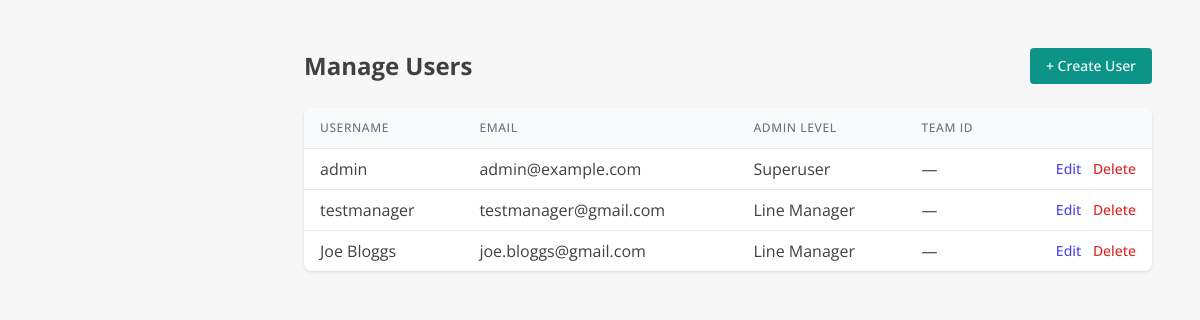
Before: /admin/users (signed in) with the older database file.
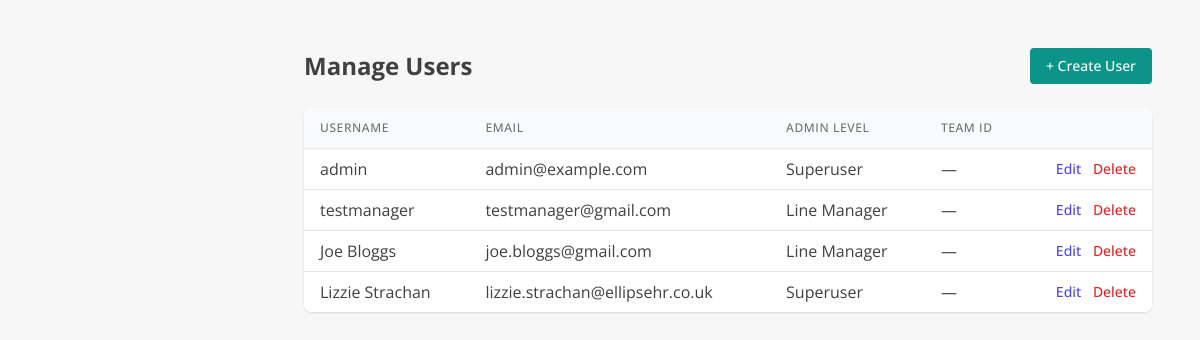
After: the same page with the newer database file.
### models.py (models this page shows, shortened)
class User(db.Model, UserMixin):
    id = db.Column(db.Integer, primary_key=True)
    username = db.Column(db.String(80), unique=True, nullable=False)
    email = db.Column(db.String(120), unique=True, nullable=False)
    password_hash = db.Column(db.String(200), nullable=False)
    admin_level = db.Column(db.Integer, default=0)  # 0 = line mgr, 1 = admin, 2 = superuser
    team_id = db.Column(db.Integer, nullable=True)
    def is_superuser(self):
        return self.admin_level == 2

### app.py (the view)
@app.route('/admin/users')
@login_required
def manage_users():
    if not current_user.is_superuser():
        flash('Access denied.', 'danger')
        return redirect(url_for('dashboard'))
    users = User.query.all()
    return render_template('admin_users.html', users=users)

### app.py (called while the page is built)
@app.context_processor
def inject_module():
    return dict(active_module=session.get('active_module'))

@app.context_processor
def inject_csrf_token():
    return dict(csrf_token=generate_csrf)

@login_manager.user_loader
def load_user(user_id):
    return db.session.get(User, int(user_id))

@app.before_request
def set_active_module():
    path = request.path.lower()
    if path.startswith('/pip/') or \
       path.startswith('/employee/') or \
       path in ['/dashboard', '/pip_list', '/employee/list', '/employee/add', '/pip/select-employee']:
        session['active_module'] = 'PIP'
    elif path.startswith('/probation/'):
        session['active_module'] = 'Probation'
    elif path == '/':
        session.pop('active_module', None)

@app.context_processor
def inject_csrf_token():
    return dict(csrf_token=generate_csrf)

### templates/admin_users.html
{% extends "base.html" %}
{% block content %}
<div class="p-6">
  <div class="flex items-center justify-between mb-6">
    <h1 class="text-2xl font-bold">Manage Users</h1>
    <a href="{{ url_for('create_user') }}" class="inline-flex items-center px-4 py-2 bg-teal-600 text-white text-sm font-medium rounded hover:bg-teal-700">
      + Create User
    </a>
  </div>
  <div class="overflow-x-auto bg-white shadow rounded-lg">
    <table class="min-w-full divide-y divide-gray-200">
      <thead class="bg-gray-50">
        <tr>
          <th class="px-4 py-3 text-left text-xs font-medium text-gray-500 uppercase tracking-wider">Username</th>
          <th class="px-4 py-3 text-left text-xs font-medium text-gray-500 uppercase tracking-wider">Email</th>
          <th class="px-4 py-3 text-left text-xs font-medium text-gray-500 uppercase tracking-wider">Admin Level</th>
          <th class="px-4 py-3 text-left text-xs font-medium text-gray-500 uppercase tracking-wider">Team ID</th>
          <th class="px-4 py-3"></th>
        </tr>
      </thead>
      <tbody class="bg-white divide-y divide-gray-200">
        {% for user in users %}
        <tr>
          <td class="px-4 py-2 whitespace-nowrap">{{ user.username }}</td>
          <td class="px-4 py-2 whitespace-nowrap">{{ user.email }}</td>
          <td class="px-4 py-2 whitespace-nowrap">
            {% if user.admin_level == 2 %}
              Superuser
            {% elif user.admin_level == 1 %}
              Admin
            {% else %}
              Line Manager
            {% endif %}
          </td>
          <td class="px-4 py-2 whitespace-nowrap">{{ user.team_id or '—' }}</td>
          <td class="px-4 py-2 whitespace-nowrap text-right text-sm font-medium">
            <a href="{{ url_for('edit_user', user_id=user.id) }}" class="text-indigo-600 hover:text-indigo-900 mr-2">Edit</a>
            <form method="POST" action="{{ url_for('delete_user', user_id=user.id) }}" class="inline" onsubmit="return confirm('Are you sure you want to delete this user?');">
              <button type="submit" class="text-red-600 hover:text-red-800">Delete</button>
            </form>
          </td>
        </tr>
        {% endfor %}
      </tbody>
    </table>
  </div>
</div>
{% endblock %}

### templates/base.html (shortened to what this page needs)
<!DOCTYPE html>
<html lang="en">
<head>
  <link rel="stylesheet" href="{{ url_for('static', filename='css/tokens.css') }}">
  <link rel="stylesheet" href="{{ url_for('static', filename='css/ui.css') }}">
  <script src="https://cdn.tailwindcss.com"></script>
</head>
<body class="text-ellipse-gray font-sans overflow-x-hidden {% if layout != 'fullscreen' %}bg-ellipse-light min-h-screen{% endif %}">
{% if layout != 'fullscreen' and not hide_sidebar %}
<div class="flex flex-col md:flex-row min-h-screen">
{% endif %}
<main id="main" class="flex-1 {% if not hide_sidebar %}md:ml-64{% endif %}">
  <div class="{% if layout != 'fullscreen' %}p-4 sm:p-6 max-w-7xl mx-auto{% endif %}">
    {% block content %}{% endblock %}
  </div>
</main>
{% if layout != 'fullscreen' and not hide_sidebar %}
</div>
{% endif %}
</body>
</html>

### static/css/tokens.css (style rules this page uses)
:root { --color-brand-50: #e8f3f2; --color-brand-100: #cfe7e6; --color-brand-200: #a4d1cf; --color-brand-300: #75bbb7; --color-brand-400: #2e9e99; --color-brand-500: #008a86; --color-brand-600: #005b5a; --color-brand-700: #004746; --color-brand-800: #003635; --color-brand-900: #012929; --color-bg: #ffffff; --color-surface: #ffffff; --color-text: #111827; --color-subtle: #6b7280; --color-border: #e5e7eb; --color-success: #10b981; --color-warning: #f59e0b; --color-danger: #ef4444; --color-info: #3b82f6; --color-focus: rgba(0, 91, 90, 0.25); --space-0: 0; --space-1: 0.25rem; --space-2: 0.5rem; --space-3: 0.75rem; --space-4: 1rem; --space-5: 1.25rem; --space-6: 1.5rem; --radius-sm: 0.375rem; --radius-md: 0.5rem; --radius-lg: 0.75rem; --radius-xl: 1rem; --shadow-sm: 0 1px 2px rgba(0,0,0,0.06); --shadow-md: 0 4px 10px rgba(0,0,0,0.08); --font-sans: ui-sans-serif, system-ui, -apple-system, Segoe UI, Roboto, Inter, "Helvetica Neue", Arial, "Noto Sans", "Apple Color Emoji", "Segoe UI Emoji"; --fs-xs: 0.75rem; --fs-sm: 0.875rem; --fs-base: 1rem; --fs-lg: 1.125rem; --fs-xl: 1.25rem; }
:where(button, [type="button"], [type="submit"], a, input, select, textarea):focus { outline: 2px solid transparent; box-shadow: 0 0 0 3px var(--color-focus); border-radius: inherit; }

### static/css/ui.css (style rules this page uses)
html, body { color: var(--color-text); background: var(--color-bg); font-family: var(--font-sans); font-size: var(--fs-base); }

### templates/base.html (style rules this page uses)
:root { --brand-primary:#005b5a; --brand-primary-600:#004746; --brand-bg:#f8fafc; --text:#111827; --muted:#6b7280; --radius:12px; }
body { color:var(--text); background:var(--brand-bg); }

Changed rows visible on the page:
added User: username "Lizzie Strachan", email "lizzie.strachan@ellipsehr.co.uk", admin_level "Superuser", team_id "—"
